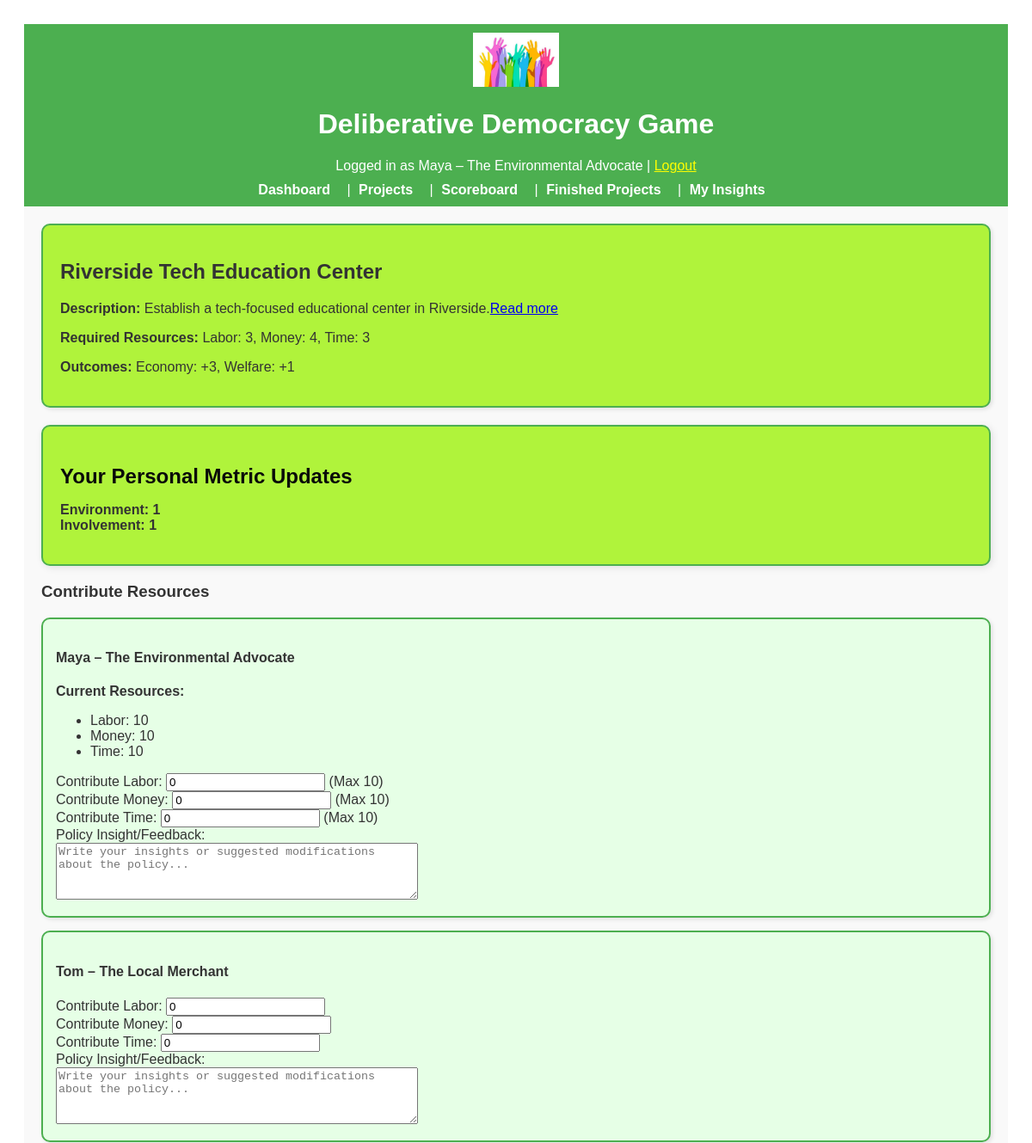
The app's page /project/2 (signed in, upper part), older data.
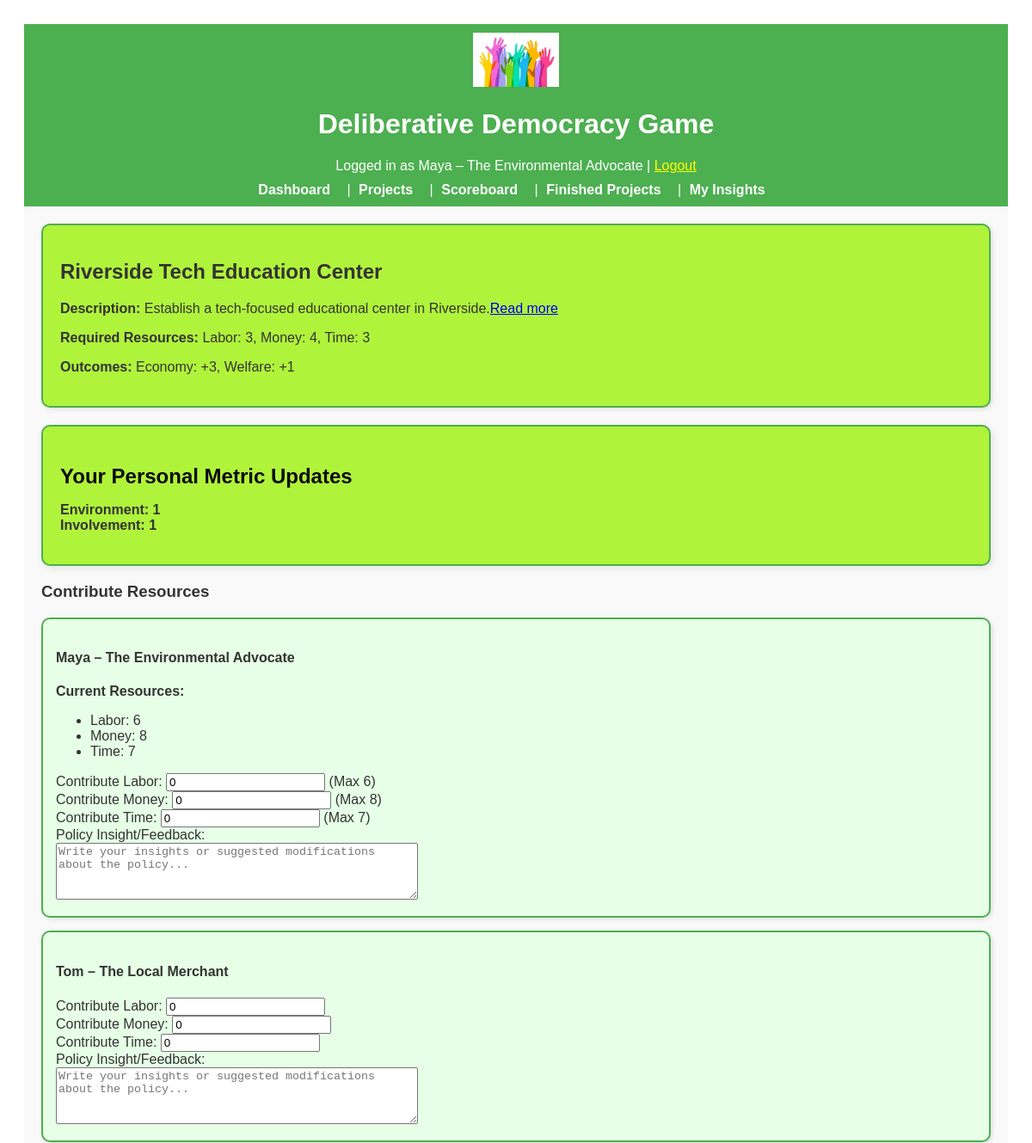
The same page, newer data.
### app/models.py (models this page shows, shortened)
class Resource(db.Model):
    __tablename__ = "resources"
    id = db.Column(db.Integer, primary_key=True)
    type = db.Column(db.String(64), nullable=False)  # 'Time', 'Money', 'Labor'
    amount = db.Column(db.Integer, default=0, nullable=False)
    user_id = db.Column(db.Integer, db.ForeignKey("users.id"), nullable=False)

class User(UserMixin, db.Model):
    __tablename__ = "users"
    id = db.Column(db.Integer, primary_key=True)
    character_name = db.Column(db.String(64), unique=True, nullable=False)
    interests = db.Column(db.Text, nullable=True)
    utility_criteria = db.Column(db.Text, nullable=True)
    starting_resources = db.Column(db.Text, nullable=True)
    reading = db.Column(db.Text, nullable=True)
    environment = db.Column(db.Integer, default=0, nullable=True)
    money = db.Column(db.Integer, default=0, nullable=True)
    involvement = db.Column(db.Integer, default=0, nullable=True)
    welfare = db.Column(db.Integer, default=0, nullable=True)
    resources = db.relationship("Resource", backref="user", lazy=True)
    metrics = db.relationship("Metric", backref="user", lazy=True)

### app/routes.py (the view, shortened to what this page needs)
@main.route("/project/<int:project_id>", methods=["GET", "POST"])
@login_required
def project_detail(project_id):
    project = Project.query.get_or_404(project_id)
    users = User.query.all()
    required_resources = parse_resources(project.required_resources)
    user_insights = {}
    user_metric_updates = {}
    if project.personal_metric_updates:
        for user_id, updates in project.personal_metric_updates.items():
            user_metric_updates[user_id] = {
                metric: int(value) for metric, value in updates.items()
            }
    return render_template(
        "project_detail.html",
        project=project,
        users=users,
        user_insights=user_insights,
        user_metric_updates=user_metric_updates,
    )

### app/routes.py (called while the page is built)
@login_manager.user_loader
def load_user(user_id):
    return User.query.get(int(user_id))

### app/utils.py (called while the page is built)
def parse_resources(resource_string):
    resource_dict = {}
    resources = resource_string.split(", ")
    for resource in resources:
        if ": " in resource:
            key, value = resource.split(": ")
            resource_dict[key.lower()] = int(value)
    return resource_dict

### app/templates/project_detail.html (shortened to what this page needs)
{% extends "base.html" %}
{% block content %}
<div class="project-detail-box">
    <h2>{{ project.name }}</h2>
    <p><strong>Description:</strong> {{ project.description | safe }}</p>
    <p><strong>Required Resources:</strong> {{ project.required_resources }}</p>
    <p><strong>Outcomes:</strong> {{ project.outcomes }}</p>
</div>
<div class="personal-metrics-box">
    <h3>Your Personal Metric Updates</h3>
    {% if project.personal_metric_updates %}
    {% set current_user_id = current_user.id|string %}
    {% if current_user_id in project.personal_metric_updates %}
    {% set updates = project.personal_metric_updates[current_user_id] %}
    <ul class="personal-metric-list">
        {% for metric, value in updates.items() %}
        <li><strong>{{ metric }}: {{ value }}</strong></li>
        {% endfor %}
    </ul>
    {% else %}
    <p>No personal metric updates for this project.</p>
    {% endif %}
    {% else %}
    <p>No personal metric updates available for this project.</p>
    {% endif %}
</div>
<form method="POST">
    <h3>Contribute Resources</h3>
    {% for user in users %}
    <div class="user-box">
        <h4>{{ user.character_name }}</h4>
        {% if user.id == current_user.id %}
        <p><strong>Current Resources:</strong></p>
        <ul>
            {% set user_resources = user.resources | groupby('type') %}
            {% for resource_type, resources in user_resources %}
            <li>{{ resource_type }}: {{ resources[0].amount }}</li>
            {% endfor %}
        </ul>
        {% endif %}
        <label>Contribute Labor:</label>
        <input type="number" name="contribute_labor_{{ user.id }}" min="0" value="0">
        {% if user.id == current_user.id %}
        <span>(Max {{ user.resources | selectattr('type', 'equalto', 'Labor') | map(attribute='amount') | sum }})</span>
        {% endif %}
        <br>
        <label>Contribute Money:</label>
        <input type="number" name="contribute_money_{{ user.id }}" min="0" value="0">
        {% if user.id == current_user.id %}
        <span>(Max {{ user.resources | selectattr('type', 'equalto', 'Money') | map(attribute='amount') | sum }})</span>
        {% endif %}
        <br>
        <label>Contribute Time:</label>
        <input type="number" name="contribute_time_{{ user.id }}" min="0" value="0">
        {% if user.id == current_user.id %}
        <span>(Max {{ user.resources | selectattr('type', 'equalto', 'Time') | map(attribute='amount') | sum }})</span>
        {% endif %}
        <br>
        <label>Policy Insight/Feedback:</label><br>
        <textarea name="policy_insight_{{ user.id }}" rows="4" cols="50"
            placeholder="Write your insights or suggested modifications about the policy...">{{ user_insights[user.id] if user_insights else '' }}</textarea><br>
    </div>
    {% endfor %}
</form>
{% endblock %}

### app/templates/base.html (shortened to what this page needs)
<!DOCTYPE html>
<html lang="en">
<head>
    <link rel="stylesheet" href="{{ url_for('static', filename='css/styles.css') }}">
</head>
<body>
    <header style="background-color: #4CAF50; padding: 10px; color: white; text-align: center;">
        <img src="{{ url_for('static', filename='images/logo.png') }}" alt="Game Logo"
            style="width: 100px; height: auto;">
        <h1>Deliberative Democracy Game</h1>
        {% if current_user.is_authenticated %}
        <p style="margin: 0;">Logged in as {{ current_user.character_name }} | <a href="{{ url_for('main.logout') }}"
                style="color: yellow;">Logout</a></p>
        {% endif %}
        <nav style="margin-top: 10px;">
            <a href="{{ url_for('main.dashboard') }}" style="color: white; padding: 5px;">Dashboard</a> |
            <a href="{{ url_for('main.project_list') }}" style="color: white; padding: 5px;">Projects</a> |
            <a href="{{ url_for('main.score_board') }}" style="color: white; padding: 5px;">Scoreboard</a> |
            <a href="{{ url_for('main.finished_projects') }}" style="color: white; padding: 5px;">Finished Projects</a>
            |
            <a href="{{ url_for('main.insight') }}" style="color: white; padding: 5px;">My Insights</a>
        </nav>
    </header>
    <main style="padding: 20px; background-color: #f9f9f9;">
        {% block content %}{% endblock %}
    </main>
</body>
</html>

Row changes from the older to the newer data that the page shows:
changed User "Maya – The Environmental Advocate": resources|selectattr "10" → "6"; resources|selectattr "10" → "8"; resources|selectattr "10" → "7"
changed Resource "Labor": amount "10" → "6"
changed Resource "Money": amount "10" → "8"
changed Resource "Time": amount "10" → "7"
